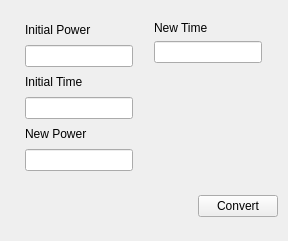
<?xml version="1.0" encoding="UTF-8"?>
<ui version="4.0">
 <class>MainWindow</class>
 <widget class="QMainWindow" name="MainWindow">
  <property name="geometry">
   <rect>
    <x>0</x>
    <y>0</y>
    <width>288</width>
    <height>241</height>
   </rect>
  </property>
  <property name="windowTitle">
   <string>MainWindow</string>
  </property>
  <widget class="QWidget" name="centralwidget">
   <widget class="QWidget" name="verticalLayoutWidget">
    <property name="geometry">
     <rect>
      <x>10</x>
      <y>10</y>
      <width>268</width>
      <height>220</height>
     </rect>
    </property>
    <layout class="QVBoxLayout" name="verticalLayout">
     <item>
      <layout class="QHBoxLayout" name="horizontalLayout">
       <item>
        <layout class="QVBoxLayout" name="verticalLayout_3">
         <item>
          <widget class="QLabel" name="label">
           <property name="sizePolicy">
            <sizepolicy hsizetype="Fixed" vsizetype="Fixed">
             <horstretch>0</horstretch>
             <verstretch>0</verstretch>
            </sizepolicy>
           </property>
           <property name="text">
            <string>Initial Power</string>
           </property>
          </widget>
         </item>
         <item>
          <widget class="QLineEdit" name="initial_p">
           <property name="sizePolicy">
            <sizepolicy hsizetype="Fixed" vsizetype="Maximum">
             <horstretch>0</horstretch>
             <verstretch>0</verstretch>
            </sizepolicy>
           </property>
          </widget>
         </item>
         <item>
          <widget class="QLabel" name="label_3">
           <property name="sizePolicy">
            <sizepolicy hsizetype="Fixed" vsizetype="Fixed">
             <horstretch>0</horstretch>
             <verstretch>0</verstretch>
            </sizepolicy>
           </property>
           <property name="text">
            <string>Initial Time</string>
           </property>
          </widget>
         </item>
         <item>
          <widget class="QLineEdit" name="initial_t">
           <property name="sizePolicy">
            <sizepolicy hsizetype="Fixed" vsizetype="Fixed">
             <horstretch>0</horstretch>
             <verstretch>0</verstretch>
            </sizepolicy>
           </property>
          </widget>
         </item>
         <item>
          <widget class="QLabel" name="label_2">
           <property name="sizePolicy">
            <sizepolicy hsizetype="Fixed" vsizetype="Fixed">
             <horstretch>0</horstretch>
             <verstretch>0</verstretch>
            </sizepolicy>
           </property>
           <property name="text">
            <string>New Power</string>
           </property>
          </widget>
         </item>
         <item>
          <widget class="QLineEdit" name="target_p">
           <property name="sizePolicy">
            <sizepolicy hsizetype="Fixed" vsizetype="Maximum">
             <horstretch>0</horstretch>
             <verstretch>0</verstretch>
            </sizepolicy>
           </property>
          </widget>
         </item>
        </layout>
       </item>
       <item>
        <layout class="QVBoxLayout" name="verticalLayout_4">
         <item>
          <widget class="QLabel" name="label_4">
           <property name="sizePolicy">
            <sizepolicy hsizetype="Fixed" vsizetype="Fixed">
             <horstretch>0</horstretch>
             <verstretch>0</verstretch>
            </sizepolicy>
           </property>
           <property name="text">
            <string>New Time</string>
           </property>
          </widget>
         </item>
         <item>
          <widget class="QLineEdit" name="new_t">
           <property name="sizePolicy">
            <sizepolicy hsizetype="Fixed" vsizetype="Fixed">
             <horstretch>0</horstretch>
             <verstretch>0</verstretch>
            </sizepolicy>
           </property>
          </widget>
         </item>
         <item>
          <spacer name="verticalSpacer">
           <property name="orientation">
            <enum>Qt::Vertical</enum>
           </property>
           <property name="sizeType">
            <enum>QSizePolicy::Fixed</enum>
           </property>
           <property name="sizeHint" stdset="0">
            <size>
             <width>20</width>
             <height>115</height>
            </size>
           </property>
          </spacer>
         </item>
        </layout>
       </item>
      </layout>
     </item>
     <item>
      <layout class="QHBoxLayout" name="horizontalLayout_2">
       <item>
        <spacer name="horizontalSpacer">
         <property name="orientation">
          <enum>Qt::Horizontal</enum>
         </property>
         <property name="sizeHint" stdset="0">
          <size>
           <width>40</width>
           <height>20</height>
          </size>
         </property>
        </spacer>
       </item>
       <item>
        <widget class="QPushButton" name="conv_btn">
         <property name="text">
          <string>Convert</string>
         </property>
        </widget>
       </item>
      </layout>
     </item>
    </layout>
   </widget>
  </widget>
 </widget>
 <resources/>
 <connections/>
</ui>
